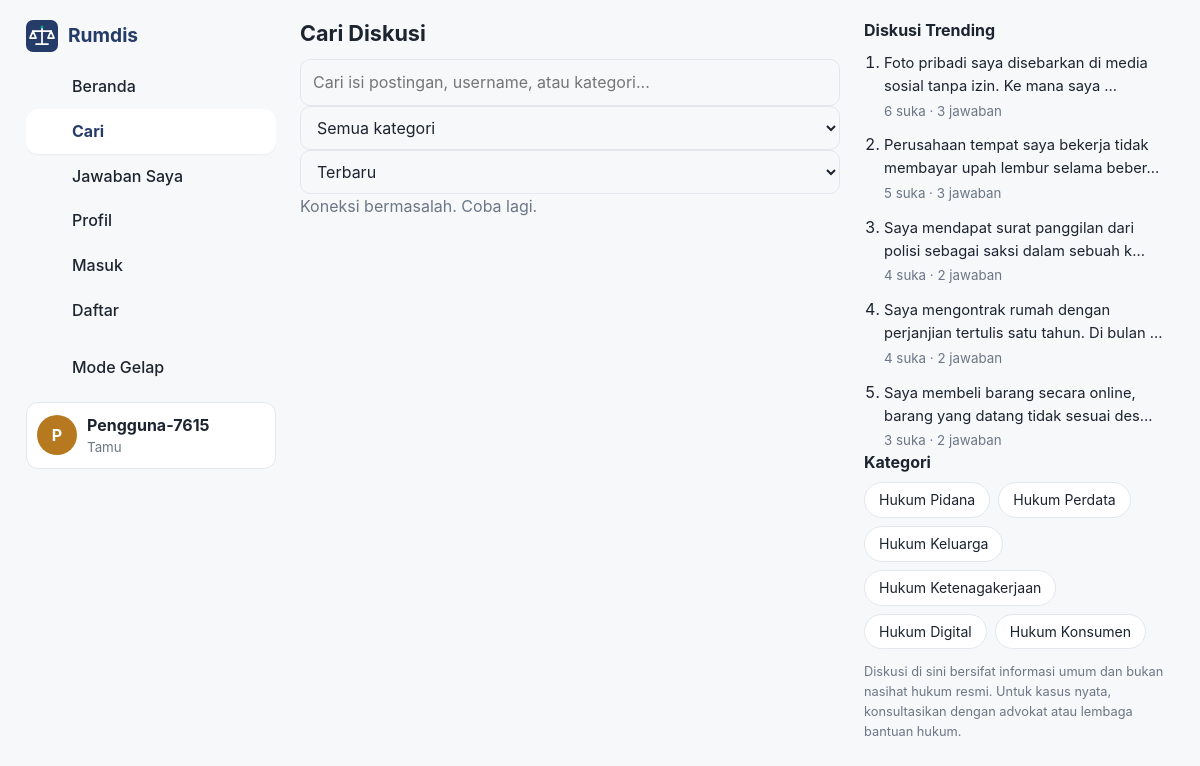
Screenshot of /search.php with the database file from the repository.
### tables this page shows
CREATE TABLE posts (
    id          INT UNSIGNED NOT NULL AUTO_INCREMENT,
    user_id     INT UNSIGNED NOT NULL,
    category_id INT UNSIGNED NOT NULL,
    content     TEXT         NOT NULL,
    created_at  DATETIME     NOT NULL DEFAULT CURRENT_TIMESTAMP,
    updated_at  DATETIME     NULL,
    PRIMARY KEY (id),
    KEY idx_posts_user (user_id),
    KEY idx_posts_category (category_id),
    KEY idx_posts_created (created_at),
    CONSTRAINT fk_posts_user     FOREIGN KEY (user_id)     REFERENCES users (id)      ON DELETE CASCADE,
    CONSTRAINT fk_posts_category FOREIGN KEY (category_id) REFERENCES categories (id) ON DELETE RESTRICT
);

CREATE TABLE categories (
    id   INT UNSIGNED NOT NULL AUTO_INCREMENT,
    name VARCHAR(50)  NOT NULL,
    slug VARCHAR(50)  NOT NULL,
    PRIMARY KEY (id),
    UNIQUE KEY uq_categories_name (name),
    UNIQUE KEY uq_categories_slug (slug)
);

### includes/init.php (called while the page is built, shortened)
<?php
require_once __DIR__ . '/../config/database.php';
require_once __DIR__ . '/functions.php';
try {
    $pdo = getDatabase();
    $currentUser = getCurrentUser($pdo);
} catch (PDOException $error) {
    if (defined('IS_API')) {
        jsonResponse(['success' => false, 'message' => 'Website belum bisa terhubung ke database. Pastikan MySQL sudah aktif dan pengaturan database sudah benar.'], 500);
    }
    http_response_code(500);
    echo '<h1>Database tidak dapat terhubung</h1>';
    echo '<p>Maaf, website belum bisa terhubung ke database. Silakan pastikan MySQL sudah aktif dan database <b>ruang_hukum</b> sudah tersedia. Jika masih mengalami masalah, periksa kembali pengaturan koneksi database pada file <code>config/database.php</code>.</p>';
    exit;
}

### search.php (the view, shortened to what this page needs)
<?php
require_once __DIR__ . '/includes/init.php';
$categories = getCategories($pdo);
$initialQuery    = mb_substr(trim((string) ($_GET['q'] ?? '')), 0, 100);
$initialSort     = (string) ($_GET['sort'] ?? 'terbaru');
include __DIR__ . '/includes/header.php';
?>
<section class="card">
    <h1 class="page-title">Cari Diskusi</h1>
    <form id="search-form" action="search.php" method="get" role="search">
        <input type="search" id="search-input" name="q" maxlength="100" autocomplete="off"
               placeholder="Cari isi postingan, username, atau kategori..."
               value="<?= e($initialQuery) ?>">
        <div class="search-filters">
            <select id="search-category" name="category">
                <option value="">Semua kategori</option>
            </select>
            <select id="search-sort" name="sort">
                <option value="terbaru" <?= $initialSort === 'terbaru' ? 'selected' : '' ?>>Terbaru</option>
            </select>
        </div>
    </form>
</section>
<p class="muted result-info" id="search-count" aria-live="polite">Memuat...</p>
<?php include __DIR__ . '/includes/footer.php'; ?>

### includes/footer.php (shortened to what this page needs)
<?php
$sidebarCategories = getCategories($pdo);
$trendingPosts     = fetchPosts($pdo, (int) $currentUser['id'], ['sort' => 'trending', 'limit' => 5]);
?>
    </main>
    <aside class="sidebar-right">
        <section class="side-card">
            <h2>Diskusi Trending</h2>
            <ol class="trending-list">
                <?php foreach ($trendingPosts as $trending): ?>
                    <li>
                        <a href="detail-post.php?id=<?= (int) $trending['id'] ?>">
                            <?= e(excerpt($trending['content'], 70)) ?>
                        </a>
                        <small><?= (int) $trending['like_count'] ?> suka &middot; <?= (int) $trending['reply_count'] ?> jawaban</small>
                    </li>
                <?php endforeach; ?>
            </ol>
        </section>
        <section class="side-card">
            <h2>Kategori</h2>
            <div class="chip-list">
                <?php foreach ($sidebarCategories as $kategori): ?>
                    <a class="chip" href="index.php?kategori=<?= e($kategori['slug']) ?>"><?= e($kategori['name']) ?></a>
                <?php endforeach; ?>
            </div>
        </section>
        <p class="side-note">Diskusi di sini bersifat informasi umum dan bukan nasihat hukum resmi. Untuk kasus nyata, konsultasikan dengan advokat atau lembaga bantuan hukum.</p>
    </aside>
</div>
</body>
</html>

### assets/css/style.css (style rules this page uses)
:root { --primary: #253B68; --secondary: #526B91; --accent: #16A085; --background: #F7F8FA; --surface: #FFFFFF; --text: #1C2430; --muted: #6B7686; --border: #E3E7ED; --danger: #C0392B; --radius: 14px; --shadow: 0 1px 2px rgba(28, 36, 48, 0.06); }
*, *::before, *::after { box-sizing: border-box; }
html { -webkit-text-size-adjust: 100%; }
body { margin: 0; font-family: -apple-system, BlinkMacSystemFont, "Segoe UI", Roboto, Helvetica, Arial, sans-serif; font-size: 16px; line-height: 1.55; color: var(--text); background: var(--background); overflow-x: hidden; }
a { color: var(--primary); text-decoration: none; }
h1, h2 { margin: 0; line-height: 1.25; }
.muted { color: var(--muted); }
.sidebar-left, .sidebar-right { position: sticky; top: 0; align-self: start; max-height: 100vh; overflow-y: auto; padding: 20px 0; }
.page-title { font-size: 1.35rem; margin-bottom: 12px; }
input[type="text"], input[type="email"], input[type="password"], input[type="search"], textarea, select { width: 100%; padding: 10px 12px; border: 1px solid var(--border); border-radius: 10px; background: var(--background); color: var(--text); font: inherit; }
.chip-list { display: flex; flex-wrap: wrap; gap: 8px; }
.chip { display: inline-block; padding: 6px 14px; border-radius: 999px; border: 1px solid var(--border); background: var(--surface); color: var(--text); font-size: 0.88rem; white-space: nowrap; }
.result-info { margin: 0 0 10px; }
.side-card h2 { font-size: 1rem; margin-bottom: 10px; }
.trending-list { margin: 0; padding-left: 20px; display: flex; flex-direction: column; gap: 10px; }
.trending-list a { display: block; color: var(--text); font-size: 0.92rem; overflow-wrap: anywhere; }
.trending-list small { color: var(--muted); }
.side-note { font-size: 0.8rem; color: var(--muted); }

### rows the page displays
posts: content "Foto pribadi saya disebarkan di media sosial tanpa izin. Ke mana saya ...", like_count "6", reply_count "3"
posts: content "Perusahaan tempat saya bekerja tidak membayar upah lembur selama beber...", like_count "5", reply_count "3"
posts: content "Saya mendapat surat panggilan dari polisi sebagai saksi dalam sebuah k...", like_count "4", reply_count "2"
posts: content "Saya mengontrak rumah dengan perjanjian tertulis satu tahun. Di bulan ...", like_count "4", reply_count "2"
posts: content "Saya membeli barang secara online, barang yang datang tidak sesuai des...", like_count "3", reply_count "2"
categories: name "Hukum Pidana"
categories: name "Hukum Perdata"
categories: name "Hukum Keluarga"
categories: name "Hukum Ketenagakerjaan"
categories: name "Hukum Digital"
categories: name "Hukum Konsumen"

### other values shown
$huruf "P"
$currentUser['username'] "Pengguna-7615"
